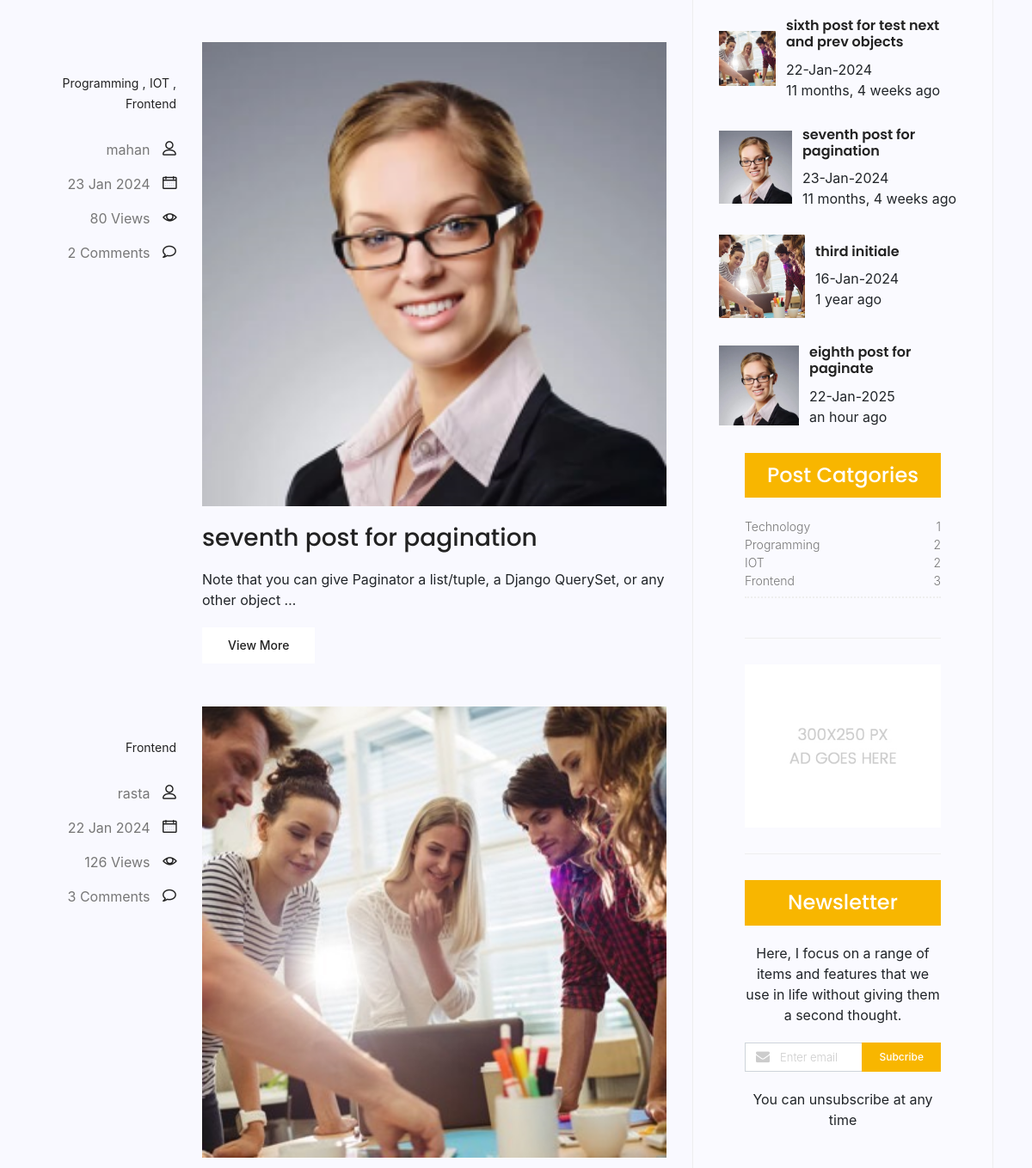
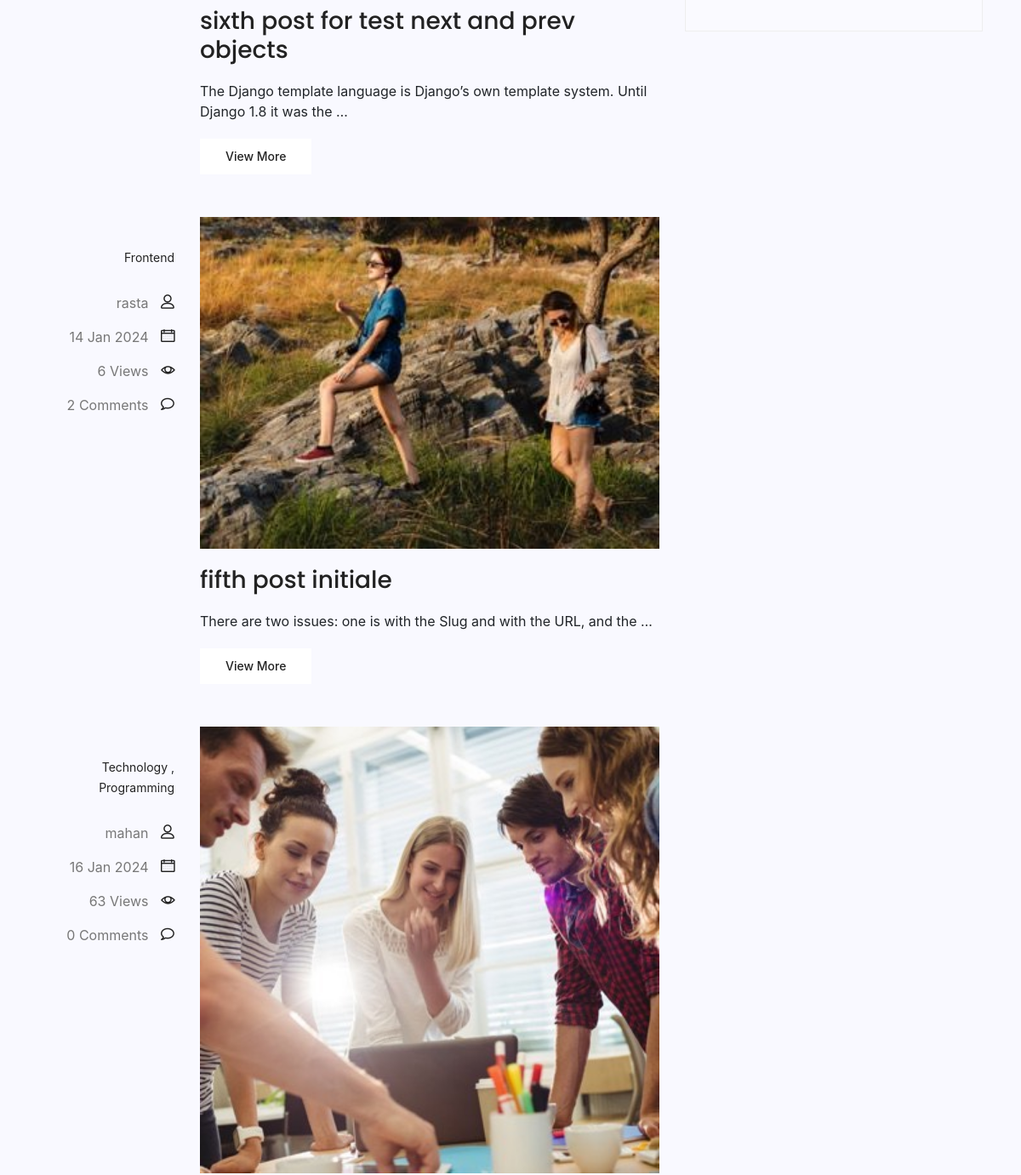
The app's page /blog_app/search/ (middle part), older data (2 pictures, top to bottom).
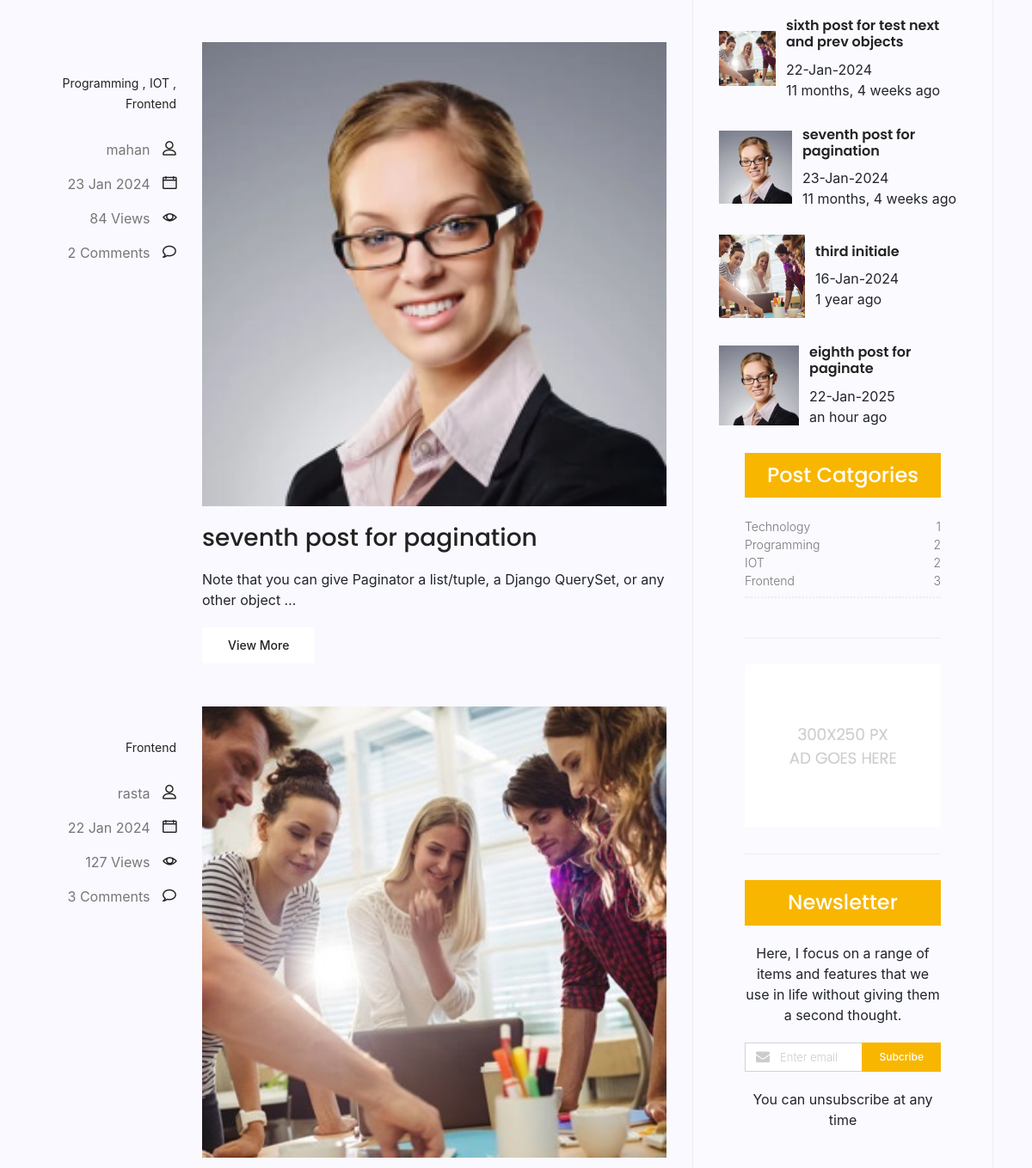
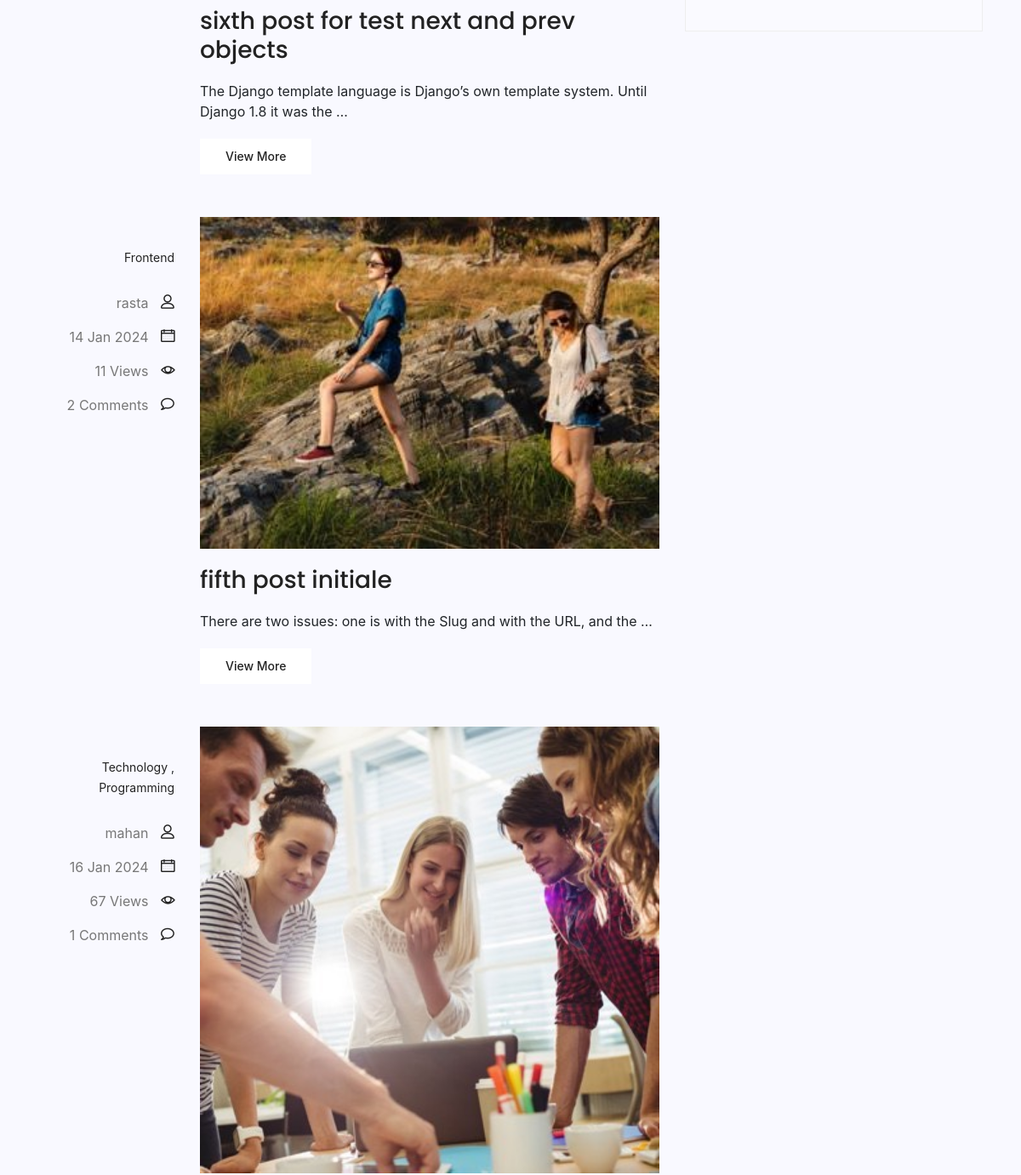
The same page, newer data (2 pictures, top to bottom).
### blog_app/models.py (models this page shows, shortened)
class Category(models.Model):
    name = models.CharField(max_length=30)
    def __str__(self):
        return self.name

class Post(models.Model):
    image = models.ImageField(upload_to='app_image/', default='default.png')
    author = models.ForeignKey(User, on_delete=models.SET_NULL, null=True)
    title = models.CharField(max_length=100)
    content = models.TextField()
    tags = TaggableManager()
    counted_views = models.PositiveIntegerField(default=0)
    status = models.BooleanField(default=False)
    login_needed = models.BooleanField(default=False)
    published_date = models.DateTimeField(null=True)
    created_date = models.DateTimeField(auto_now_add=True)
    updated_date = models.DateTimeField(auto_now=True)
    category_list = models.ManyToManyField(Category)
    class Meta:
        ordering = ['-created_date']
        verbose_name = 'پست'
        verbose_name_plural = 'پست ها'

### blog_app/views.py (the view)
# urls.py: path('search/', search_view, name='search_index'),
def search_view(request):
    filter_post = Post.objects.filter(published_date__lt=timezone.now(), status=1)
    if request.method == 'GET':
        req = request.GET.get('s')
        if req:
            filter_post = filter_post.filter(content__contains=req)
    context = {'filter_post': filter_post}
    return render(request, 'blog_items/blog-home.html', context)

### blog_app/templatetags/blog_tags.py (called while the page is built)
@register.simple_tag(name='comments_count')
def show_comments_count(pid):
    return Comment.objects.filter(intended_post=pid, approved=True).count()

@register.inclusion_tag('blog_items/blog-latest-post.html')
def most_visited_posts(arg=3):
    post_obj = Post.objects.filter(published_date__lt=timezone.now(), status=1).order_by('-counted_views')[:arg]
    return {'post_obj': post_obj}

@register.inclusion_tag('blog_items/blog-post-categories.html')
def cat_of_posts():
    post_obj = Post.objects.filter(published_date__lt=timezone.now(), status=1)
    category_obj = Category.objects.all()
    cat_dict = {}
    for cat_name in category_obj:
        cat_dict[cat_name] = post_obj.filter(category_list=cat_name).count()
    return {'cat_dict': cat_dict}

### templates/blog_items/blog-home.html (shortened to what this page needs)
{% extends 'base.html' %}
{% block content %}
{% load static %}
{% load blog_tags %}
          <section class="post-content-area">
             <div class="container">
                <div class="row">
                   <div class="col-lg-8 posts-list">
                      {% for item in filter_post %}
                      <div class="single-post row">
                         <div class="col-lg-3  col-md-3 meta-details">
                            <ul class="tags">
                               {% for cat in item.category_list.all %}
                               <li><a href="{% url 'blog_show:category_blog' cat_name=cat.name %}">{{cat.name}}</a> {% if not forloop.last %} , {% endif %}</li>
                               {% endfor%}
                            </ul>
                            <div class="user-details row">
                               <p class="user-name col-lg-12 col-md-12 col-6"><a href="{% url 'blog_show:author_pubs' author_username=item.author.username %}">{{item.author}}</a> <span class="lnr lnr-user"></span></p>
                               <p class="date col-lg-12 col-md-12 col-6"><a>{{item.published_date|date:"d M Y"}}</a> <span class="lnr lnr-calendar-full"></span></p>
                               <p class="view col-lg-12 col-md-12 col-6"><a>{{item.counted_views}} Views</a> <span class="lnr lnr-eye"></span></p>
                               <p class="comments col-lg-12 col-md-12 col-6"><a>{% comments_count item.id %} Comments</a> <span class="lnr lnr-bubble"></span></p>
                            </div>
                         </div>
                         <div class="col-lg-9 col-md-9 ">
                            <div class="feature-img">
                               <img class="img-fluid" src=" {{item.image.url}}" alt="">
                            </div>
                            <a class="posts-title" href="{% url 'blog_show:single_blog' pid=item.id %}"><h3>{{item.title}}</h3></a>
                            <p class="excert">
                               {{item.content|truncatewords:15}}
                            </p>
                            <a href="{% url 'blog_show:single_blog' pid=item.id %}" class="primary-btn">View More</a>
                         </div>
                      </div>
                      {% endfor %}
                   </div>
                   <div class="col-lg-4 sidebar-widgets">
                     <div class="widget-wrap">
                            {% most_visited_posts 4 %}
                     </div>
                            {% cat_of_posts %}
                         <div class="single-sidebar-widget ads-widget">
                            <a href="#"><img class="img-fluid" src=" {% static 'img/blog/ads-banner.jpg' %}" alt=""></a>
                         </div>
                         <div class="single-sidebar-widget newsletter-widget">
                            <h4 class="newsletter-title">Newsletter</h4>
                            <p>
                               Here, I focus on a range of items and features that we use in life without
                               giving them a second thought.
                            </p>
                            <div class="form-group d-flex flex-row">
                               <div class="col-autos">
                                  <div class="input-group">
                                    <div class="input-group-prepend">
                                      <div class="input-group-text"><i class="fa fa-envelope" aria-hidden="true"></i>
                                  </div>
                                    </div>
                                    <input type="text" class="form-control" id="inlineFormInputGroup" placeholder="Enter email" onfocus="this.placeholder = ''" onblur="this.placeholder = 'Enter email'" >
                                  </div>
                                </div>
                                <a href="#" class="bbtns">Subcribe</a>
                            </div>
                            <p class="text-bottom">
                               You can unsubscribe at any time
                            </p>
                         </div>
                      </div>
                   </div>
                </div>
             </div>
          </section>
{% endblock %}

### templates/base.html (shortened to what this page needs)
{% load static %}
{% load compress %}
<!DOCTYPE html>
	<html lang="zxx" class="no-js">
	<head>
		{% compress css %}
			<link rel="stylesheet" href="{% static 'css/linearicons.css' %}">
			<link rel="stylesheet" href="{% static 'css/font-awesome.min.css' %}">
			<link rel="stylesheet" href="{% static 'css/bootstrap.css' %}">
			<link rel="stylesheet" href="{% static 'css/magnific-popup.css' %}">
			<link rel="stylesheet" href="{% static 'css/jquery-ui.css' %}">
			<link rel="stylesheet" href="{% static 'css/nice-select.css' %}">
			<link rel="stylesheet" href="{% static 'css/animate.min.css' %}">
			<link rel="stylesheet" href="{% static 'css/owl.carousel.css' %}">
			<link rel="stylesheet" href="{% static 'css/main.css' %}">
		{% endcompress %}
		</head>
		<body>
      <link rel="stylesheet" href="https://stackpath.bootstrapcdn.com/bootstrap/4.5.0/css/bootstrap.min.css">
    </head>
    <body>
            {% block content %}{% endblock %}
		</body>
	</html>

### templates/blog_items/blog-writer.html (shortened to what this page needs)
{% load static %}

### templates/blog_items/blog-latest-post.html (shortened to what this page needs)
{% load humanize %}
{% load static %}
<div class="single-sidebar-widget popular-post-widget">
                                    {% for obj in post_obj %}
									<div class="popular-post-list">
										<div class="single-post-list d-flex flex-row align-items-center">
											<div class="thumb">
												<img class="img-fluid" src=" {{obj.image.url}}" alt="">
											</div>
											<div class="details">
												<a href="{% url 'blog_show:single_blog' pid=obj.id %}"><h6>{{obj.title}}</h6></a>
												<p>{{obj.published_date|date:"d-M-Y"}}</p>
												<p>{{obj.published_date|naturaltime}}</p>
											</div>
										</div>
									{% endfor %}
									</div>
								</div>

### templates/blog_items/blog-post-categories.html
{% load blog_tags %}
                               <div class="single-sidebar-widget post-category-widget">
									<h4 class="category-title">Post Catgories</h4>
									<ul class="cat-list">
										<li>
											{% for key,value in cat_dict.items %}
											<a href="{% url 'blog_show:category_blog' cat_name=key %}" class="d-flex justify-content-between">
												<p>{{key}}</p>
												<p>{{value}}</p>
											{% endfor %}
											</a>
										</li>
									</ul>
								</div>

Row changes from the older to the newer data that the page shows:
changed Post "seventh post for pagination": counted_views "80" → "84"
changed Post "sixth post for test next and prev objects": counted_views "126" → "127"
changed Post "fifth post initiale": counted_views "6" → "11"
changed Post "16 Jan 2024": counted_views "63" → "67"; id "0" → "1"
